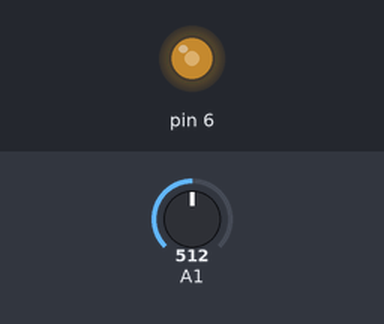
Bench run of a sketch on a simulated Arduino Uno, built with avr-gcc and run on an emulated ATmega328P. On the bench: output pins drawn as LEDs (lit = HIGH). The inputs (shaded band) are chosen by the test bench; at power-on: A1 = 512.

Above: at 1.2 s.
1.3 s: A1 set to 716
At 2.3 s:
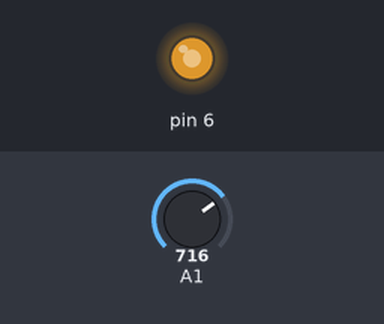
2.8 s: A1 set to 900
At 3.6 s:
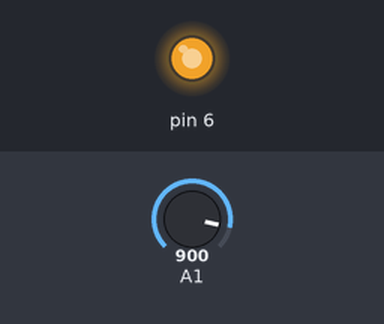
4.3 s: A1 set to 122
At 4.9 s:
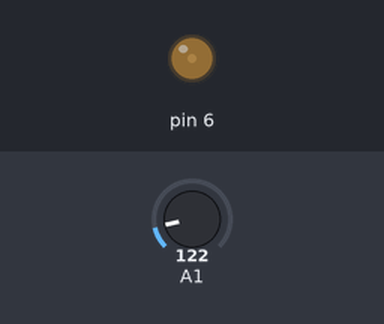
5.8 s: A1 set to 0
At 6.3 s:
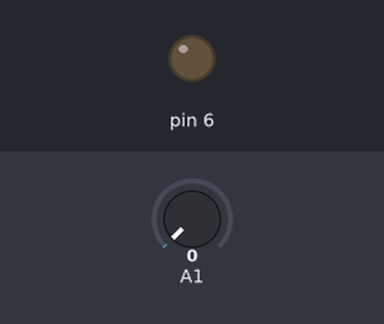
7.3 s: A1 set to 511
At 7.6 s:
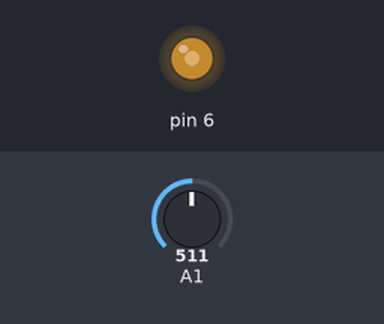
Timing chart, 0 to 9.8 s (numbered marks = the images above; inputs shaded):
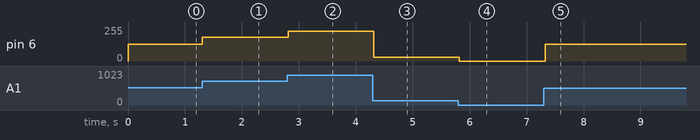

Measured:
- after the input at 1.3 s, pin 6: 127/255 → 178/255 at once
- after the input at 2.8 s, pin 6: 178/255 → 224/255 at once
- after the input at 4.3 s, pin 6: 224/255 → 30/255 at once
- after the input at 5.8 s, pin 6: 30/255 → 0/255 at once
- after the input at 7.3 s, pin 6: 0/255 → 127/255 at once

The sketch:

sep13_23v2.ino
```cpp
void setup() {
  Serial.begin(9600);
}

void loop() {
  int inputPotent = analogRead(A1);
  int outputPotent = map(inputPotent, 0, 1023, 0, 255);
  analogWrite(6,outputPotent);
  delay(50);
}
```
